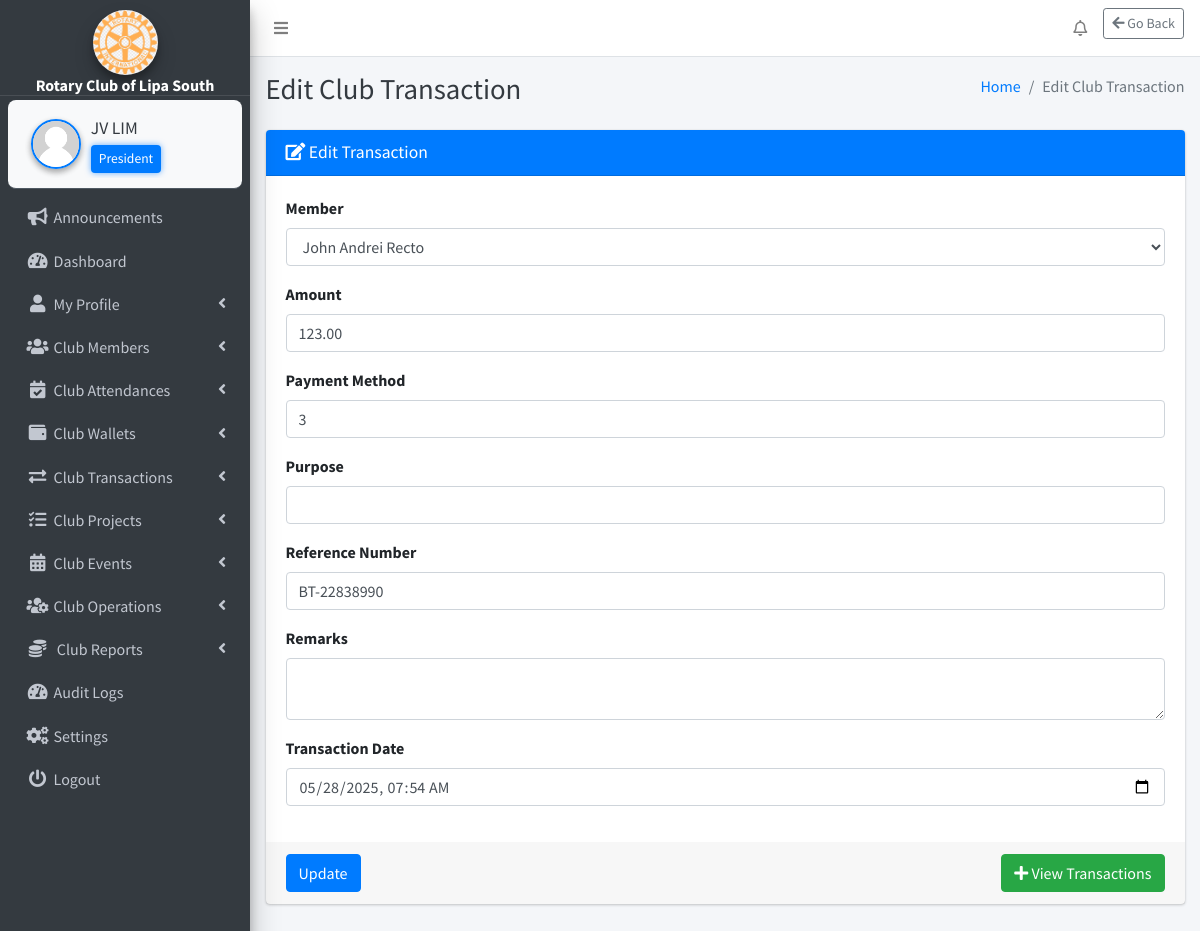
Screenshot of /webpages/club-transactions/manage-transactions/edit_transaction.php?id=91 (signed in) with the database file from the repository.
### tables this page shows
CREATE TABLE `settings` (
  `id` int(11) NOT NULL,
  `system_name` varchar(255) NOT NULL,
  `logo` varchar(255) NOT NULL,
  `currency` varchar(50) NOT NULL
);

CREATE TABLE `club_position` (
  `id` int(11) NOT NULL,
  `position_name` varchar(255) NOT NULL
);

CREATE TABLE `club_transactions` (
  `id` int(11) NOT NULL,
  `entry_type` enum('Income','Expense','Contribution') NOT NULL,
  `member_id` int(11) DEFAULT NULL,
  `amount` decimal(10,2) NOT NULL,
  `payment_method` int(11) DEFAULT NULL,
  `category` enum('Club Project','Club Event','Club Operation','Club Fund') NOT NULL,
  `activity_id` int(11) NOT NULL,
  `transaction_date` datetime NOT NULL DEFAULT current_timestamp(),
  `remarks` varchar(255) DEFAULT NULL,
  `reference_number` varchar(100) DEFAULT NULL,
  `encoded_by` varchar(255) NOT NULL,
  `payment_status` enum('Paid','Rejected','Pending') NOT NULL DEFAULT 'Pending',
  `external_source` varchar(255) DEFAULT NULL,
  `project_id` int(11) DEFAULT NULL
);

CREATE TABLE `members` (
  `id` int(11) NOT NULL,
  `fullname` varchar(255) NOT NULL,
  `dob` date NOT NULL,
  `gender` varchar(10) NOT NULL,
  `contact_number` varchar(20) NOT NULL,
  `email` varchar(255) NOT NULL,
  `address` varchar(255) NOT NULL,
  `role` int(11) DEFAULT 6,
  `occupation` varchar(255) NOT NULL,
  `membership_number` varchar(20) NOT NULL,
  `created_at` timestamp NOT NULL DEFAULT current_timestamp(),
  `photo` varchar(255) NOT NULL,
  `expiry_date` date DEFAULT NULL,
  `password` varchar(255) NOT NULL
);

### webpages/club-transactions/manage-transactions/edit_transaction.php (the view, shortened to what the rows shown need)
<?php
include_once($_SERVER['DOCUMENT_ROOT'] . '/rotary/includes/config.php');
$edit_id = $_GET['id'] ?? null;
$editQuery = "SELECT * FROM club_transactions WHERE id = $edit_id";
$result = $conn->query($editQuery);
$editData = $result->fetch_assoc();
$membersResult = $conn->query("SELECT id, fullname FROM members ORDER BY fullname");
?>
<?php include('../../../includes/header.php'); ?>
<body class="hold-transition sidebar-mini layout-fixed layout-navbar-fixed layout-footer-fixed">
<div class="wrapper">
    <?php include('../../../includes/nav.php'); ?>
    <?php include('../../../includes/sidebar.php'); ?>
    <div class="content-wrapper">
        <?php include('../../../includes/page_title.php'); ?>
        <section class="content">
            <div class="container-fluid">
                <div class="row">
                    <div class="col-md-12">
                        <div class="card card-primary">
                            <form method="post" action="">
                                <div class="card-body">
                                    <div class="form-group">
                                        <label for="member_id">Member</label>
                                        <select class="form-control" name="member_id" required>
                                            <?php while ($member = $membersResult->fetch_assoc()): ?>
                                                <option value="<?= $member['id'] ?>" <?= $member['id'] == $editData['member_id'] ? 'selected' : '' ?>>
                                                    <?= htmlspecialchars($member['fullname']) ?>
                                                </option>
                                            <?php endwhile; ?>
                                        </select>
                                    </div>
                                    <div class="form-group">
                                        <label for="amount">Amount</label>
                                        <input type="number" step="0.01" class="form-control" name="amount" value="<?= $editData['amount'] ?>" required>
                                    </div>
                                    <div class="form-group">
                                        <label for="payment_method">Payment Method</label>
                                        <input type="text" class="form-control" name="payment_method" value="<?= htmlspecialchars($editData['payment_method']) ?>" required>
                                    </div>
                                    <div class="form-group">
                                        <label for="reference_number">Reference Number</label>
                                        <input type="text" class="form-control" name="reference_number" value="<?= htmlspecialchars($editData['reference_number']) ?>">
                                    </div>
                                    <div class="form-group">
                                        <label for="transaction_date">Transaction Date</label>
                                        <input type="datetime-local" class="form-control" name="transaction_date" value="<?= date('Y-m-d\TH:i', strtotime($editData['transaction_date'])) ?>" required>
                                    </div>
                                </div>
                            </form>
                        </div>
                    </div>
                </div>
            </div>
        </section>
    </div>
</div>
</body>
</html>

### includes/sidebar.php (shortened to what the rows shown need)
<?php
function getSystemName() {
    global $conn;
    $result = $conn->query("SELECT system_name FROM settings");
    return ($result->num_rows > 0) ? $result->fetch_assoc()['system_name'] : 'RCLS';
}
if (isset($_SESSION['user_id'])) {
    $userId = $_SESSION['user_id'];
    $positionName = '';
    $sql = "SELECT cp.position_name
            FROM club_position cp
            INNER JOIN members m ON cp.id = m.role
            WHERE m.id = '$userId'";
    $positionResult = $conn->query($sql);
    if ($positionResult && $positionRow = $positionResult->fetch_assoc()) {
        $positionName = $positionRow['position_name'];
    }
}
function getLogoUrl() {
    global $conn;
    $result = $conn->query("SELECT logo FROM settings");
    if ($result->num_rows > 0) {
        $logoFile = $result->fetch_assoc()['logo'];
        $path = "/rotary/uploads/" . $logoFile;
        return file_exists($_SERVER['DOCUMENT_ROOT'] . $path) ? $path : "/rotary/dist/img/AdminLTELogo.png";
    }
    return "/rotary/dist/img/AdminLTELogo.png";
}
?>
<aside class="main-sidebar sidebar-dark-primary elevation-4">
    <div class="text-center"
         style="padding: 10px 0 0 0; margin: 0 !important; border-bottom: 1px solid rgba(255,255,255,0.1);">
        <a href="#" class="d-block" style="margin: 0; padding: 0;">
            <img src="<?php echo getLogoUrl(); ?>"
                 alt="Logo"
                 class="img-circle elevation-3"
                 style="width: 65px; height: 65px; object-fit: cover; margin: 0 auto; display: block;">
            <div class="brand-text font-weight-bold text-white"
                 style="font-size: 1rem; line-height: 1.1; margin: 2px 0 0 0;">
                <?php echo getSystemName(); ?>
            </div>
        </a>
    </div>
    <div class="sidebar" style="padding-top: 4px !important; margin-top: 0 !important;">
        <div class="user-panel d-flex align-items-center"
             style="background-color: #f8f9fa; border-radius: 8px; padding: 10px; margin: 0 !important;">
            <div class="info flex-grow-1">
                <a href="/rotary/webpages/manage-profile/my-profile/my_profile.php"
                   class="d-block fw-semibold text-dark"
                   style="font-size: 1.1rem; white-space: nowrap; overflow: hidden; text-overflow: ellipsis;">
                    <?php echo htmlspecialchars($_SESSION['fullname'] ?? 'Guest'); ?>
                </a>
                <?php if (!empty($positionName)): ?>
                    <small class="d-block mt-1 px-2 py-1 rounded"
                           style="background-color: #007bff; color: white; font-size: 0.85rem; max-width: fit-content; box-shadow: 0 0 6px rgba(0, 123, 255, 0.6);">
                        <?php echo htmlspecialchars($positionName); ?>
                    </small>
                <?php else: ?>
                    <small class="d-block mt-1 text-muted" style="font-size: 0.85rem;">No Role Assigned</small>
                <?php endif; ?>
            </div>
        </div>
    </div>
</aside>

### rows the page displays
settings: logo (picture), system_name "Rotary Club of Lipa South"
club_position: position_name "President"
club_transactions: member_id "John Andrei Recto", amount "123.00", payment_method "3", reference_number "BT-22838990", transaction_date "05/28/2025 07:54"

### other values shown
$_SESSION['fullname'] "JV LIM"
$pageTitle "Edit Club Transaction"
